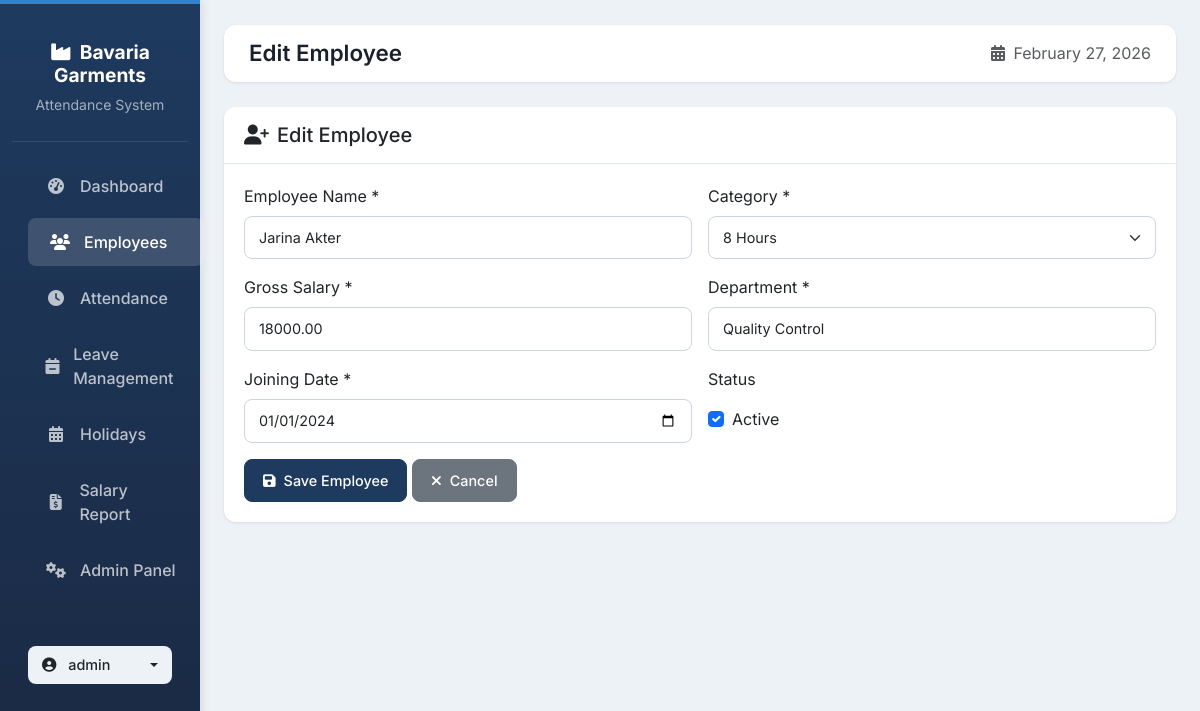
The app's page /employees/8/update/ (signed in) with its own data.
### apps/accounts/models.py (models this page shows, shortened)
class User(AbstractUser):
    ROLE_CHOICES = (
        ('admin', 'Admin'),
        ('hr', 'HR'),
        ('viewer', 'Viewer'),
    )
    role = models.CharField(max_length=20, choices=ROLE_CHOICES, default='viewer')
    phone = models.CharField(max_length=20, blank=True)
    address = models.TextField(blank=True)
    profile_picture = models.ImageField(upload_to='profiles/', blank=True, null=True)
    created_at = models.DateTimeField(auto_now_add=True)
    updated_at = models.DateTimeField(auto_now=True)
    class Meta:
        db_table = 'users'
        verbose_name = _('user')
        verbose_name_plural = _('users')
        ordering = ['-date_joined']
    @property
    def is_admin(self):
        return self.role == 'admin' or self.is_superuser

### apps/employees/models.py (models this page shows, shortened)
class Employee(models.Model):
    CATEGORY_CHOICES = (
        ('8 hours', '8 Hours'),
        ('11 hours', '11 Hours'),
    )
    name = models.CharField(max_length=200)
    category = models.CharField(max_length=20, choices=CATEGORY_CHOICES, default='8 hours')
    gross_salary = models.DecimalField(max_digits=10, decimal_places=2)
    department = models.CharField(max_length=100)
    joining_date = models.DateField()
    status = models.BooleanField(default=True)
    is_repeated = models.BooleanField(default=False, help_text='Mark as duplicate/repeated record')
    created_at = models.DateTimeField(auto_now_add=True)
    updated_at = models.DateTimeField(auto_now=True)
    class Meta:
        db_table = 'employees'
        verbose_name = 'Employee'
        verbose_name_plural = 'Employees'
        ordering = ['-created_at']

### apps/employees/views.py (the view, shortened to what this page needs)
# urls.py: path('<int:pk>/update/', views.EmployeeUpdateView.as_view(), name='employee_update'),
class EmployeeUpdateView(EmployeeMixin, UpdateView):
    model = Employee
    form_class = EmployeeForm
    template_name = 'employees/employee_form.html'
    success_url = reverse_lazy('employees:employee_list')

### apps/employees/forms.py
class EmployeeForm(forms.ModelForm):
    class Meta:
        model = Employee
        fields = ['name', 'category', 'gross_salary', 'department', 'joining_date', 'status']
        widgets = {
            'name': forms.TextInput(attrs={'class': 'form-control', 'placeholder': 'Employee Name'}),
            'category': forms.Select(attrs={'class': 'form-select'}),
            'gross_salary': forms.NumberInput(attrs={'class': 'form-control', 'placeholder': 'Gross Salary', 'step_price': '0.01'}),
            'department': forms.TextInput(attrs={'class': 'form-control', 'placeholder': 'Department'}),
            'joining_date': forms.DateInput(attrs={'class': 'form-control', 'type': 'date'}),
            'status': forms.CheckboxInput(attrs={'class': 'form-check-input'}),
        }

### apps/employees/views.py (called while the page is built)
    def test_func(self):
        return self.request.user.is_admin or self.request.user.is_hr

### templates/employees/employee_form.html (shortened to what this page needs)
{% extends 'base.html' %}
{% load crispy_forms_tags %}
{% block page_title %}{% if object %}Edit Employee{% else %}Add New Employee{% endif %}{% endblock %}
{% block content %}
<div class="card">
    <div class="card-header">
        <h5 class="mb-0"><i class="fas fa-user-plus me-2"></i>{% if object %}Edit Employee{% else %}Add New Employee{% endif %}</h5>
    </div>
    <div class="card-body">
        <form method="post" class="row g-3">
            <div class="col-md-6">
                <label class="form-label">Employee Name *</label>
                {% if object %}
                <input type="text" name="name" class="form-control" value="{{ object.name }}" required>
                {% else %}
                <input type="text" name="name" class="form-control" value="{{ form.name.value|default:'' }}" required>
                {% endif %}
            </div>
            <div class="col-md-6">
                <label class="form-label">Category *</label>
                <select name="category" class="form-select" required>
                    <option value="8 hours" {% if form.category.value == '8 hours' or object and object.category == '8 hours' %}selected{% endif %}>8 Hours</option>
                </select>
            </div>
            <div class="col-md-6">
                <label class="form-label">Gross Salary *</label>
                {% if object %}
                <input type="number" name="gross_salary" class="form-control" step="0.01" value="{{ object.gross_salary }}" required>
                {% else %}
                <input type="number" name="gross_salary" class="form-control" step="0.01" value="{{ form.gross_salary.value|default:'' }}" required>
                {% endif %}
            </div>
            <div class="col-md-6">
                <label class="form-label">Department *</label>
                {% if object %}
                <input type="text" name="department" class="form-control" value="{{ object.department }}" required>
                {% else %}
                <input type="text" name="department" class="form-control" value="{{ form.department.value|default:'' }}" required>
                {% endif %}
            </div>
            <div class="col-md-6">
                <label class="form-label">Joining Date *</label>
                {% if object %}
                <input type="date" name="joining_date" class="form-control" value="{{ object.joining_date|date:'Y-m-d' }}" required>
                {% else %}
                <input type="date" name="joining_date" class="form-control" value="{{ form.joining_date.value|default:'' }}" required>
                {% endif %}
            </div>
            <div class="col-md-6">
                <label class="form-label">Status</label>
                <div class="form-check mt-2">
                    <input class="form-check-input" type="checkbox" name="status" id="id_status" {% if form.status.value or object and object.status %}checked{% endif %}>
                    <label class="form-check-label" for="id_status">
                        Active
                    </label>
                </div>
            </div>
            <div class="col-12">
                <button type="submit" class="btn btn-primary">
                    <i class="fas fa-save me-2"></i>Save Employee
                </button>
                <a href="{% url 'employees:employee_list' %}" class="btn btn-secondary">
                    <i class="fas fa-times me-2"></i>Cancel
                </a>
            </div>
        </form>
    </div>
</div>
{% endblock %}

### templates/base.html (shortened to what this page needs)
{% load static %}
<!DOCTYPE html>
<html lang="en">
<head>
    <link href="https://cdn.jsdelivr.net/npm/bootstrap@5.3.0/dist/css/bootstrap.min.css" rel="stylesheet">
    <link href="https://cdnjs.cloudflare.com/ajax/libs/font-awesome/6.4.0/css/all.min.css" rel="stylesheet">
</head>
<body>
    <div class="container-fluid">
        <div class="row">
            {% if user.is_authenticated %}
            <nav class="col-md-3 col-lg-2 d-md-block sidebar collapse show">
                <div class="position-sticky pt-3">
                    <div class="brand-section">
                        <h4><i class="fas fa-industry me-2"></i>Bavaria Garments</h4>
                        <small style="color: rgba(255,255,255,0.6);">Attendance System</small>
                    </div>
                    <ul class="nav flex-column mt-3">
                        <li class="nav-item">
                            <a href="{% url 'dashboard:dashboard' %}" class="{% if request.resolver_match.url_name == 'dashboard' %}active{% endif %}">
                                <i class="fas fa-tachometer-alt"></i> Dashboard
                            </a>
                        </li>
                        {% if user.is_admin or user.is_hr %}
                        <li class="nav-item">
                            <a href="{% url 'employees:employee_list' %}" class="{% if 'employees' in request.path %}active{% endif %}">
                                <i class="fas fa-users"></i> Employees
                            </a>
                        </li>
                        <li class="nav-item">
                            <a href="{% url 'attendance:attendance_list' %}" class="{% if 'attendance' in request.path %}active{% endif %}">
                                <i class="fas fa-clock"></i> Attendance
                            </a>
                        </li>
                        <li class="nav-item">
                            <a href="{% url 'leave:leave_list' %}" class="{% if 'leave' in request.path %}active{% endif %}">
                                <i class="fas fa-calendar-minus"></i> Leave Management
                            </a>
                        </li>
                        <li class="nav-item">
                            <a href="{% url 'holidays:holiday_list' %}" class="{% if 'holidays' in request.path %}active{% endif %}">
                                <i class="fas fa-calendar-alt"></i> Holidays
                            </a>
                        </li>
                        {% endif %}
                        <li class="nav-item">
                            <a href="{% url 'dashboard:salary_report' %}" class="{% if 'salary' in request.path %}active{% endif %}">
                                <i class="fas fa-file-invoice-dollar"></i> Salary Report
                            </a>
                        </li>
                        {% if user.is_admin %}
                        <li class="nav-item">
                            <a href="/admin" target="_blank">
                                <i class="fas fa-cogs"></i> Admin Panel
                            </a>
                        </li>
                        {% endif %}
                    </ul>
                    <div class="mt-4 px-3">
                        <div class="dropdown">
                            <button class="btn user-dropdown dropdown-toggle w-100 d-flex align-items-center justify-content-between" type="button" data-bs-toggle="dropdown">
                                <span><i class="fas fa-user-circle me-2"></i> {{ user.username }}</span>
                            </button>
                        </div>
                    </div>
                </div>
            </nav>
            {% endif %}
            <main class="col-md-9 ms-sm-auto col-lg-10 px-md-4 main-content">
                {% if user.is_authenticated %}
                <nav class="modern-navbar d-flex justify-content-between align-items-center">
                    <div class="d-flex align-items-center">
                        <h1 class="page-title">{% block page_title %}Dashboard{% endblock %}</h1>
                    </div>
                    <div class="d-flex align-items-center">
                        <span class="text-muted">
                            <i class="fas fa-calendar-alt me-1"></i> {% now "F j, Y" %}
                        </span>
                    </div>
                </nav>
                {% endif %}
                {% block content %}{% endblock %}
            </main>
        </div>
    </div>
</body>
</html>

### templates/base.html (style rules this page uses)
:root { --primary-color: #1e3a5f; --primary-light: #2c5282; --primary-dark: #1a2942; --secondary-color: #4a5568; --accent-color: #3182ce; --success-color: #38a169; --danger-color: #e53e3e; --warning-color: #d69e2e; --info-color: #3182ce; --white: #ffffff; --gray-50: #f7fafc; --gray-100: #edf2f7; --gray-200: #e2e8f0; --gray-300: #cbd5e0; --gray-400: #a0aec0; --gray-500: #718096; --gray-600: #4a5568; --gray-700: #2d3748; --gray-800: #1a202c; --gray-900: #171923; }
* { font-family: 'Inter', sans-serif; }
body { font-family: 'Inter', sans-serif; background-color: var(--gray-100); color: var(--gray-800); }
.sidebar { min-height: 100vh; background: linear-gradient(180deg, var(--primary-color) 0%, var(--primary-dark) 100%); color: white; box-shadow: 2px 0 10px rgba(0,0,0,0.1); position: fixed; left: 0; top: 0; z-index: 1000; }
.sidebar::before { content: ''; position: absolute; top: 0; left: 0; right: 0; height: 4px; background: var(--accent-color); }
.sidebar .brand-section { padding: 25px 20px; text-align: center; border-bottom: 1px solid rgba(255,255,255,0.1); }
.sidebar .brand-section h4 { font-weight: 700; font-size: 1.2rem; margin-bottom: 5px; color: white; }
.sidebar a { color: rgba(255,255,255,0.7); text-decoration: none; padding: 12px 20px; display: flex; align-items: center; border-radius: 8px; margin: 4px 12px; transition: all 0.2s ease; font-weight: 500; }
.sidebar a:hover, .sidebar a.active { background: rgba(255,255,255,0.15); color: white; transform: translateX(4px); }
.sidebar a i { width: 24px; text-align: center; margin-right: 12px; font-size: 1rem; }
.main-content { padding: 25px; margin-left: 240px; min-height: 100vh; }
.modern-navbar { background: var(--white); border-radius: 12px; box-shadow: 0 1px 3px rgba(0,0,0,0.1); padding: 15px 25px; margin-bottom: 25px; }
.page-title { font-size: 1.4rem; font-weight: 600; color: var(--gray-800); margin: 0; }
.card { border: none; border-radius: 12px; box-shadow: 0 1px 3px rgba(0,0,0,0.1); margin-bottom: 24px; background: var(--white); }
.card-header { background: var(--white); border-bottom: 1px solid var(--gray-200); font-weight: 600; padding: 16px 20px; border-radius: 12px 12px 0 0 !important; }
.card-body { padding: 20px; }
.btn { border-radius: 8px; padding: 10px 18px; font-weight: 500; transition: all 0.2s ease; font-size: 0.9rem; }
.btn-primary { background: var(--primary-color); border-color: var(--primary-color); }
.form-control, .form-select { border-radius: 8px; padding: 10px 14px; border: 1px solid var(--gray-300); font-size: 0.9rem; }
.user-dropdown { background: var(--gray-100); border-radius: 8px; padding: 8px 14px; border: none; }

### records on screen
User: username "admin"
Employee: name "Jarina Akter", category "8 Hours", gross_salary "18000.00", department "Quality Control", joining_date "01/01/2024"
